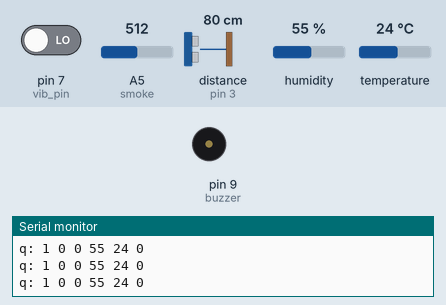
Bench run of a sketch on a simulated Arduino Uno, built with avr-gcc and run on an emulated ATmega328P. Parts: buzzer (waves = sounding), the last lines printed to the serial monitor. Wiring (inferred from the names in the program): ultrasonic range finder: trigger pin 4; echo pin 3. The test bench sets the inputs (shaded band); at power-on: temperature 24 °C, pin 7 (vib_pin) LOW, A5 (smoke) = 512, distance to the obstacle (sensor on pin 3) 80 cm, humidity 55 %. The echo pulse lasts 58.3 µs per cm.

Above: at 1.7 s.
1.8 s: temperature set to 32 °C
3.3 s: temperature set to 35 °C
At 6.1 s:
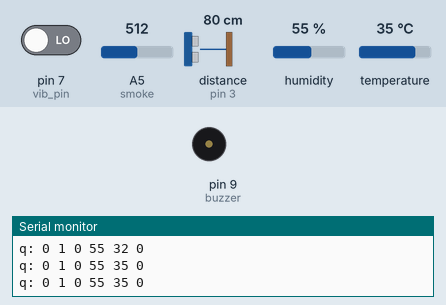
6.3 s: temperature set to 12 °C
At 7.0 s:
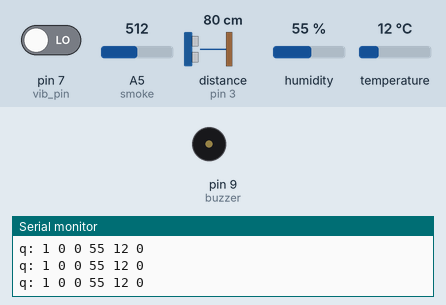
Timing chart, 0 to 9.3 s (numbered marks = the images above; inputs shaded):
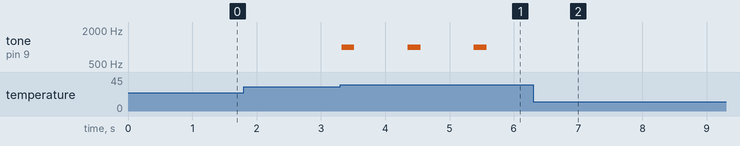

Measured:
- the behaviour switches between 33 and 34 °C on temperature (found by bisection; images 0 and 1)
- after the input at 3.3 s, tone on pin 9 (buzzer): alternates 1000 Hz for 0.20 s and silent for 0.83 s, starting at once
- after the input at 6.3 s, tone on pin 9 (buzzer): stops changing and stays silent

The sketch:

mega2.ino
```cpp
//Dht11
#include <dht.h>
#define dht_apin A0 // Analog Pin sensor is connected to

//Ultra
#define echoPin 3 // attach pin D2 Arduino to pin Echo of HC-SR04
#define trigPin 4 //attach pin D3 Arduino to pin Trig of HC-SR04
int res[6] = {0,0,0,0,0,0};
//dht
dht DHT;
const int buzzer = 9; //buzzer to arduino pin 9

//MQ2
int smoke = A5;

// Your threshold value
int sensorThres = 600;

//vibration
int vib_pin=7;

//ultra
long duration; // variable for the duration of sound wave travel
int distance; // variable for the distance measurement

void setup(){
  Serial.begin(9600);
  //DHT11
  delay(500);//Delay to let system boot

  //buzzer
  pinMode(buzzer, OUTPUT); // Set buzzer - pin 9 as an output

  //MQ2
  pinMode(smoke, INPUT);

  //vibration
  pinMode(vib_pin,INPUT);

  //Ultra
  pinMode(trigPin, OUTPUT); // Sets the trigPin as an OUTPUT
  pinMode(echoPin, INPUT); // Sets the echoPin as an INPUT

}
void loop()
{
  //DHT11
  DHT.read11(dht_apin);

  //MQ2
  int analogSensor = analogRead(smoke);

  //UltraSonic
  digitalWrite(trigPin, LOW);
  delayMicroseconds(2);
  // Sets the trigPin HIGH (ACTIVE) for 10 microseconds
  digitalWrite(trigPin, HIGH);
  delayMicroseconds(10);
  digitalWrite(trigPin, LOW);

  // Reads the echoPin, returns the sound wave travel time in microseconds
  duration = pulseIn(echoPin, HIGH);

  // Calculating the distance
  distance = duration * 0.034 / 2; // Speed of sound wave divided by 2 (go and back)

  //in house alerts
  int val;
  val=digitalRead(vib_pin);

  if (val==1||DHT.temperature>=34 || analogSensor > sensorThres||DHT.temperature>=34)
  {
    tone(buzzer, 1000, 200);
    delay(1000);
  }
  else
  {
    noTone(buzzer);
  }

//python
  if(distance<=10&&distance>=4)
  {
    res[2] = 1;
  }
  else if(distance>10)
  {
    res[2] = 0;
  }
  //
  if(DHT.temperature>=30 && analogSensor > sensorThres)
  {
//    Serial.print("Alert!! Fire is in the apartment!!");
    res[5] = 1;
  }
  else
  {
    res[5] = 0;
  }
  int Set_temp_DHT = 28;
  res[0]=res[1]=0;
  if(DHT.temperature<Set_temp_DHT)
  {
    res[0] = 1;
  }
  else if(DHT.temperature>Set_temp_DHT)
  {
    res[1] = 1;
  }
  res[3] = DHT.humidity;
  res[4] = DHT.temperature;
  Serial.print("q: ");
  Serial.print(res[0]);
  Serial.print(" ");
  Serial.print(res[1]);
  Serial.print(" ");
  Serial.print(res[2]);
  Serial.print(" ");
  Serial.print(res[3]);
  Serial.print(" ");
  Serial.print(res[4]);
  Serial.print(" ");
  Serial.print(res[5]);
  Serial.print("\n");
}
```
